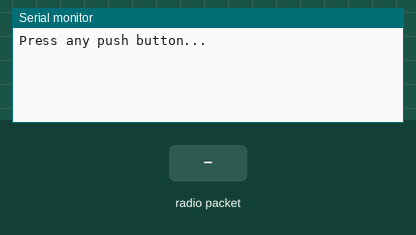
The sketch below on a simulated Arduino Uno, built with avr-gcc and run on an emulated ATmega328P. On the bench: the last lines printed to the serial monitor. The inputs (shaded band) are chosen by the test bench. No radio packets arrive unless stated.

Above: at 1.2 s.
1.3 s: radio packet "1" arrives
At 2.3 s:
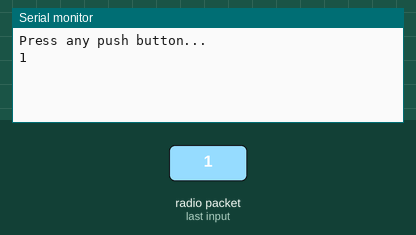
3.0 s: radio packet "0" arrives
At 3.4 s:
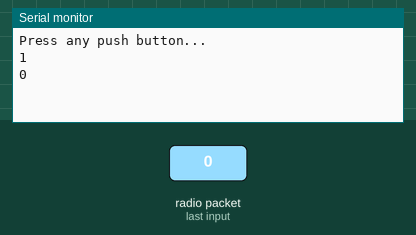
4.5 s: radio packet "2" arrives
At 5.8 s:
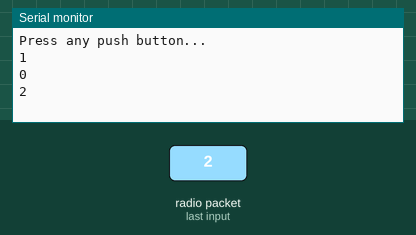

Measured:
- after the input at 1.3 s, the serial monitor: prints a new line after 0.20 s (image 1)
- after the input at 3.0 s, the serial monitor: prints a new line at once (image 2)
- after the input at 4.5 s, the serial monitor: prints a new line at once (image 3)

The sketch:

receiverA.ino
```cpp
#include <VirtualWire.h> // require for rf communication

void setup() {
  Serial.begin(9600); // begin serial communication at 9600 baud rate
  Serial.println("Press any push button..."); // to tell what this serial monitor will print
  vw_set_ptt_inverted(true); // configure the "push to talk" polarity
  vw_setup(2000); // begin using all settings and initialize the library
  vw_set_rx_pin(11); // configure the receive pin to 11
  vw_rx_start(); // activate receiver process
}

void loop() {
  uint8_t buf[VW_MAX_MESSAGE_LEN]; // create a variable with proper size to hold incoming message
  uint8_t buflen = VW_MAX_MESSAGE_LEN; // store proper size to hold incoming message into variable buflen

  if (vw_get_message(buf, &buflen)) { // read the las received message
    for (int i = 0; i < buflen; i++) { // read one by one from buffer
      char ch = buf[i]; // storing the character to print
      Serial.print(ch); // printing the character
    }
    Serial.println(); // finaly create a blank new line
  }
  delay(300); // to make a suitable delay
}
```
